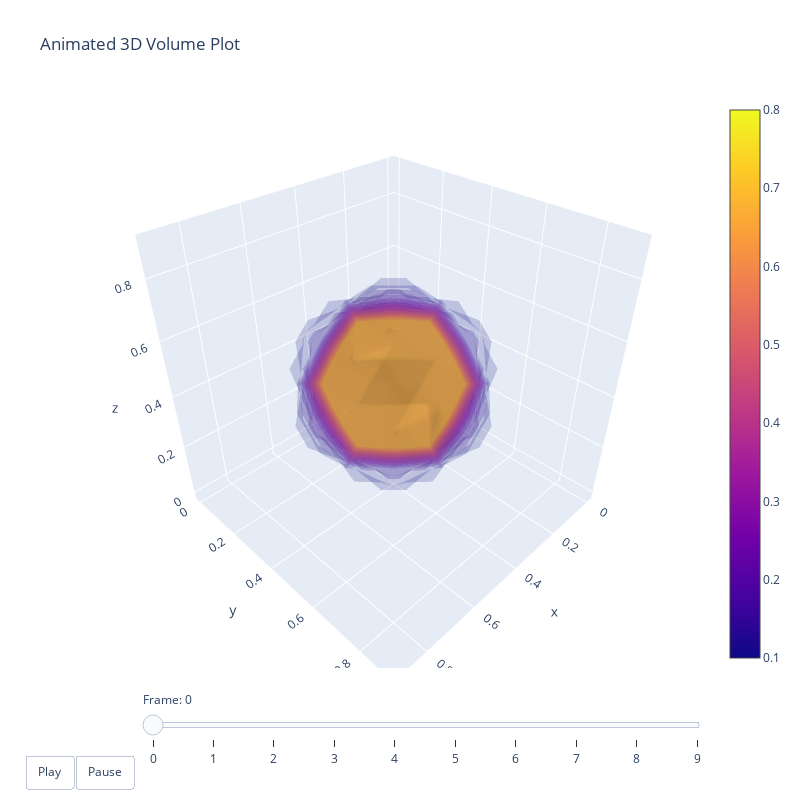

The notebook cell saved with this chart:
### Code cell
import numpy as np
import plotly.graph_objects as go

# # Grid size
# n = 30
# x, y, z = np.linspace(-1, 1, n), np.linspace(-1, 1, n), np.linspace(-1, 1, n)
# X, Y, Z = np.meshgrid(x, y, z)

# # Create initial 3D scalar field: a time-dependent Gaussian
# def generate_volume(t):
#     return np.sin(np.pi*X) * np.cos(np.pi*Z) * np.sin(np.pi*Y + t)

# Initial data
values = data[0]

# Create frames for animation
frames = []
for i,d in enumerate(data):
    t = i / 2
    values = data[i]
    frame = go.Frame(data=[
        go.Volume(
            x=X.flatten(), y=Y.flatten(), z=Z.flatten(),
            value=values.flatten(),
            isomin=0.1,
            isomax=0.8,
            opacity=0.1,  # lower opacity to see internal structure
            surface_count=15,
        )
    ], name=str(i))
    frames.append(frame)

# Create the initial plot
fig = go.Figure(
    data=[
        go.Volume(
            x=X.flatten(), y=Y.flatten(), z=Z.flatten(),
            value=values.flatten(),
            isomin=0.1,
            isomax=0.8,
            opacity=0.1,
            surface_count=15,
        )
    ],
    layout=go.Layout(
        title="Animated 3D Volume Plot",
        width=800,     
        height=800, 
        scene=dict(aspectmode='cube'),
        updatemenus=[{
            "buttons": [
                {
                    "args": [None, {"frame": {"duration": 200, "redraw": True}, "fromcurrent": True}],
                    "label": "Play",
                    "method": "animate"
                },
                {
                    "args": [[None], {"frame": {"duration": 0, "redraw": False}, "mode": "immediate"}],
                    "label": "Pause",
                    "method": "animate"
                }
            ],
            "direction": "left",
            "pad": {"r": 10, "t": 87},
            "showactive": False,
            "type": "buttons",
            "x": 0.1,
            "xanchor": "right",
            "y": 0,
            "yanchor": "top"
        }],
        sliders=[{
            "steps": [
                {
                    "args": [[str(i)], {"frame": {"duration": 0, "redraw": True}, "mode": "immediate"}],
                    "label": f"{i}",
                    "method": "animate"
                } for i in range(len(frames))
            ],
            "transition": {"duration": 0},
            "x": 0.1,
            "y": 0,
            "currentvalue": {"prefix": "Frame: "},
            "len": 0.9
        }]
    ),
    frames=frames
)

fig.show()

### Figure 1 — Plotly figure (JSON) as saved in the notebook; plotly's stock layout.template omitted (floating-point values rounded to 4 significant figures; data arrays with more than 128 entries replaced by an {"elided": "..."} marker saying what was removed)
{"data": [{"isomax": 0.8, "isomin": 0.1, "opacity": 0.1, "surface": {"count": 15}, "type": "volume", "value": {"elided": "1000 float values"}, "x": {"elided": "1000 float values"}, "y": {"elided": "1000 float values"}, "z": {"elided": "1000 float values"}}], "layout": {"height": 800, "scene": {"aspectmode": "cube", "aspectratio": {"x": 1, "y": 1, "z": 1}, "camera": {"center": {"x": 0, "y": 0, "z": 0}, "eye": {"x": 1.25, "y": 1.25, "z": 1.25}, "projection": {"type": "perspective"}, "up": {"x": 0, "y": 0, "z": 1}}}, "sliders": [{"active": 0, "currentvalue": {"prefix": "Frame: "}, "len": 0.9, "steps": [{"args": [["0"], {"frame": {"duration": 0, "redraw": true}, "mode": "immediate"}], "label": "0", "method": "animate"}, {"args": [["1"], {"frame": {"duration": 0, "redraw": true}, "mode": "immediate"}], "label": "1", "method": "animate"}, {"args": [["2"], {"frame": {"duration": 0, "redraw": true}, "mode": "immediate"}], "label": "2", "method": "animate"}, {"args": [["3"], {"frame": {"duration": 0, "redraw": true}, "mode": "immediate"}], "label": "3", "method": "animate"}, {"args": [["4"], {"frame": {"duration": 0, "redraw": true}, "mode": "immediate"}], "label": "4", "method": "animate"}, {"args": [["5"], {"frame": {"duration": 0, "redraw": true}, "mode": "immediate"}], "label": "5", "method": "animate"}, {"args": [["6"], {"frame": {"duration": 0, "redraw": true}, "mode": "immediate"}], "label": "6", "method": "animate"}, {"args": [["7"], {"frame": {"duration": 0, "redraw": true}, "mode": "immediate"}], "label": "7", "method": "animate"}, {"args": [["8"], {"frame": {"duration": 0, "redraw": true}, "mode": "immediate"}], "label": "8", "method": "animate"}, {"args": [["9"], {"frame": {"duration": 0, "redraw": true}, "mode": "immediate"}], "label": "9", "method": "animate"}], "transition": {"duration": 0}, "x": 0.1, "y": 0}], "title": {"text": "Animated 3D Volume Plot"}, "updatemenus": [{"buttons": [{"args": [null, {"frame": {"duration": 200, "redraw": true}, "fromcurrent": true}], "label": "Play", "method": "animate"}, {"args": [[null], {"frame": {"duration": 0, "redraw": false}, "mode": "immediate"}], "label": "Pause", "method": "animate"}], "direction": "left", "pad": {"r": 10, "t": 87}, "showactive": false, "type": "buttons", "x": 0.1, "xanchor": "right", "y": 0, "yanchor": "top"}], "width": 800}}
